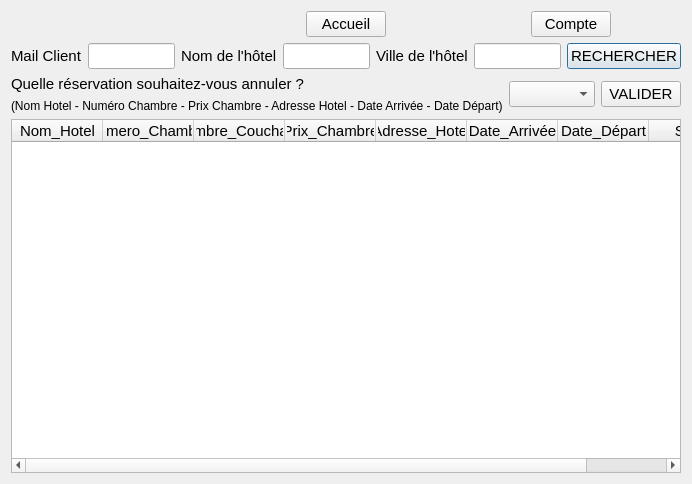
<?xml version="1.0" encoding="UTF-8"?>
<ui version="4.0">
 <class>AnnuleResaDialog</class>
 <widget class="QDialog" name="AnnuleResaDialog">
  <property name="geometry">
   <rect>
    <x>0</x>
    <y>0</y>
    <width>660</width>
    <height>484</height>
   </rect>
  </property>
  <property name="font">
   <font>
    <family>Arial</family>
    <pointsize>11</pointsize>
   </font>
  </property>
  <property name="windowTitle">
   <string>Dialog</string>
  </property>
  <layout class="QGridLayout" name="gridLayout">
   <item row="2" column="0">
    <layout class="QVBoxLayout" name="verticalLayout_5">
     <item>
      <layout class="QVBoxLayout" name="verticalLayout">
       <item>
        <layout class="QHBoxLayout" name="horizontalLayout_2">
         <item>
          <widget class="QLabel" name="label">
           <property name="font">
            <font>
             <family>Arial</family>
             <pointsize>11</pointsize>
            </font>
           </property>
           <property name="text">
            <string>Mail Client</string>
           </property>
          </widget>
         </item>
         <item>
          <widget class="QLineEdit" name="lineEdit_mailCli">
           <property name="font">
            <font>
             <family>Arial</family>
             <pointsize>11</pointsize>
            </font>
           </property>
          </widget>
         </item>
         <item>
          <widget class="QLabel" name="label__nh">
           <property name="font">
            <font>
             <family>Arial</family>
             <pointsize>11</pointsize>
            </font>
           </property>
           <property name="text">
            <string>Nom de l'hôtel</string>
           </property>
          </widget>
         </item>
         <item>
          <widget class="QLineEdit" name="lineEdit_nh">
           <property name="font">
            <font>
             <family>Arial</family>
             <pointsize>11</pointsize>
            </font>
           </property>
          </widget>
         </item>
         <item>
          <widget class="QLabel" name="label_vh">
           <property name="font">
            <font>
             <family>Arial</family>
             <pointsize>11</pointsize>
            </font>
           </property>
           <property name="text">
            <string>Ville de l'hôtel</string>
           </property>
          </widget>
         </item>
         <item>
          <widget class="QLineEdit" name="lineEdit_vh">
           <property name="font">
            <font>
             <family>Arial</family>
             <pointsize>11</pointsize>
            </font>
           </property>
          </widget>
         </item>
         <item>
          <widget class="QPushButton" name="pushButton_search">
           <property name="maximumSize">
            <size>
             <width>16777215</width>
             <height>16777215</height>
            </size>
           </property>
           <property name="font">
            <font>
             <family>Arial</family>
             <pointsize>11</pointsize>
            </font>
           </property>
           <property name="text">
            <string>RECHERCHER</string>
           </property>
          </widget>
         </item>
        </layout>
       </item>
      </layout>
     </item>
     <item>
      <layout class="QVBoxLayout" name="verticalLayout_4"/>
     </item>
     <item>
      <layout class="QVBoxLayout" name="verticalLayout_7">
       <item>
        <layout class="QHBoxLayout" name="horizontalLayout_6">
         <item>
          <layout class="QHBoxLayout" name="horizontalLayout_3">
           <item>
            <layout class="QVBoxLayout" name="verticalLayout_2">
             <item>
              <widget class="QLabel" name="label_2">
               <property name="font">
                <font>
                 <family>Arial</family>
                 <pointsize>11</pointsize>
                </font>
               </property>
               <property name="text">
                <string>Quelle réservation souhaitez-vous annuler ?</string>
               </property>
              </widget>
             </item>
             <item>
              <widget class="QLabel" name="label_3">
               <property name="font">
                <font>
                 <family>Arial</family>
                 <pointsize>9</pointsize>
                </font>
               </property>
               <property name="text">
                <string>(Nom Hotel - Numéro Chambre - Prix Chambre - Adresse Hotel - Date Arrivée - Date Départ)</string>
               </property>
              </widget>
             </item>
            </layout>
           </item>
          </layout>
         </item>
         <item>
          <widget class="QComboBox" name="comboBox_listeHotelResa">
           <property name="font">
            <font>
             <family>Arial</family>
             <pointsize>11</pointsize>
             <bold>false</bold>
            </font>
           </property>
          </widget>
         </item>
         <item>
          <widget class="QPushButton" name="pushButton_val">
           <property name="font">
            <font>
             <family>Arial</family>
             <pointsize>11</pointsize>
            </font>
           </property>
           <property name="text">
            <string>VALIDER</string>
           </property>
          </widget>
         </item>
        </layout>
       </item>
      </layout>
     </item>
     <item>
      <layout class="QHBoxLayout" name="horizontalLayout">
       <item>
        <widget class="QTableWidget" name="tableWidget_ListeHotelResa">
         <property name="font">
          <font>
           <family>Arial</family>
           <pointsize>11</pointsize>
          </font>
         </property>
         <property name="autoFillBackground">
          <bool>false</bool>
         </property>
         <property name="sizeAdjustPolicy">
          <enum>QAbstractScrollArea::AdjustToContents</enum>
         </property>
         <property name="alternatingRowColors">
          <bool>true</bool>
         </property>
         <attribute name="horizontalHeaderVisible">
          <bool>true</bool>
         </attribute>
         <attribute name="horizontalHeaderCascadingSectionResizes">
          <bool>false</bool>
         </attribute>
         <attribute name="horizontalHeaderDefaultSectionSize">
          <number>91</number>
         </attribute>
         <attribute name="horizontalHeaderStretchLastSection">
          <bool>false</bool>
         </attribute>
         <column>
          <property name="text">
           <string>Nom_Hotel</string>
          </property>
         </column>
         <column>
          <property name="text">
           <string>Numero_Chambre</string>
          </property>
         </column>
         <column>
          <property name="text">
           <string>Nombre_Couchage</string>
          </property>
         </column>
         <column>
          <property name="text">
           <string>Prix_Chambre</string>
          </property>
         </column>
         <column>
          <property name="text">
           <string>Adresse_Hotel</string>
          </property>
         </column>
         <column>
          <property name="text">
           <string>Date_Arrivée</string>
          </property>
         </column>
         <column>
          <property name="text">
           <string>Date_Départ</string>
          </property>
         </column>
         <column>
          <property name="text">
           <string>Statut</string>
          </property>
         </column>
        </widget>
       </item>
      </layout>
     </item>
    </layout>
   </item>
   <item row="1" column="0">
    <layout class="QVBoxLayout" name="verticalLayout_3"/>
   </item>
   <item row="0" column="0">
    <layout class="QVBoxLayout" name="verticalLayout_6">
     <item>
      <layout class="QHBoxLayout" name="horizontalLayout_5">
       <item alignment="Qt::AlignHCenter|Qt::AlignVCenter">
        <widget class="QLabel" name="logo">
         <property name="text">
          <string/>
         </property>
         <property name="pixmap">
          <pixmap>logoProjet_petit_petit.png</pixmap>
         </property>
         <property name="alignment">
          <set>Qt::AlignCenter</set>
         </property>
        </widget>
       </item>
       <item alignment="Qt::AlignHCenter|Qt::AlignVCenter">
        <widget class="QPushButton" name="accueil">
         <property name="text">
          <string>Accueil</string>
         </property>
        </widget>
       </item>
       <item alignment="Qt::AlignHCenter|Qt::AlignVCenter">
        <widget class="QPushButton" name="account">
         <property name="text">
          <string>Compte</string>
         </property>
        </widget>
       </item>
      </layout>
     </item>
    </layout>
   </item>
  </layout>
 </widget>
 <resources/>
 <connections/>
</ui>
